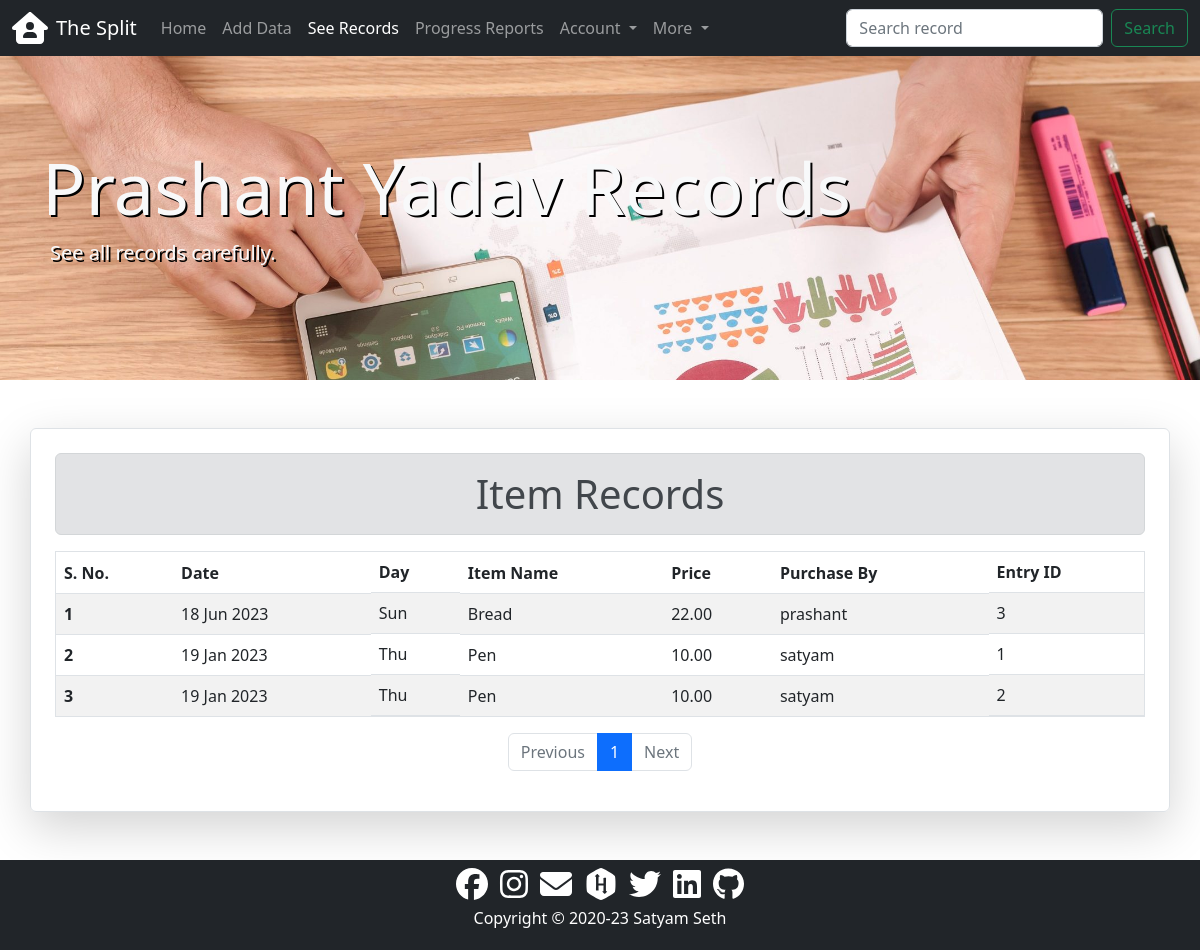
The page /records/records/ (signed in) on the database its author committed.
### records/models.py (models this page shows, shortened)
class Record(models.Model):
    item = models.CharField(max_length=50)
    price = models.DecimalField(
        decimal_places=2,
        max_digits=7,
        validators=[
            MinValueValidator(
                Decimal("0.01"),
            ),
        ],
    )
    purchaser = models.ForeignKey(
        to=settings.AUTH_USER_MODEL,
        on_delete=models.CASCADE,
        related_name="purchaser",
    )
    adder = models.ForeignKey(
        to=settings.AUTH_USER_MODEL,
        on_delete=models.SET_NULL,
        related_name="adder",
        null=True,
    )
    purchase_date = models.DateField()
    modified_on = models.DateTimeField(auto_now=True)
    created_on = models.DateTimeField(auto_now_add=True)

### records/views.py (the view)
# urls.py: path("records/", views.RecordListView.as_view(), name="records"),
class RecordListView(ListView):
    model = Record
    paginate_by = 20
    paginate_orphans = 10
    ordering = ["-purchase_date"]
    extra_context = {"records_active": "active"}

### records/templates/records/record_list.html (shortened to what this page needs)
{% extends 'core/base.html' %}
{% load static %}
{% block css %}
<link rel="stylesheet" href="{% static 'records/css/style.css' %}">
{% endblock %}
{% block content %}
<div class="container-fluid py-5 my-5 {% if records_active %} records {% endif %}" {% if not records_active %} style="background-image: url('{{user.profile.cover_photo.url}}');" {% endif %}>
  <div class="container py-5 text-light">
    <div>
      <h1 class="display-2">{{user.get_full_name|title}} Records</h1>
    </div>
    <div class="lead">
      <p class="ps-2">See all records carefully.</p>
    </div>
  </div>
</div>
<div class="container shadow-lg p-4 mb-5 rounded border">
  <h1 class="text-center alert alert-secondary">Item Records</h1>
  {% if record_list %}
  <div class="table-responsive">
    <table class="table table-hover table-striped border">
      <thead>
        <tr>
          <th scope="col">S. No.</th>
          <th scope="col">Date</th>
          <th scope="col" class="d-none d-sm-block">Day</th>
          <th scope="col">Item Name</th>
          <th scope="col">Price</th>
          <th scope="col">Purchase By</th>
          <th scope="col" class="d-none d-sm-block">Entry ID</th>
        </tr>
      </thead>
      <tbody>
        {% for record in record_list %}
        <tr>
          <th scope="row">{{forloop.counter0|add:page_obj.start_index }}</th>
          <td>{{record.purchase_date|date:"d M Y"}}</td>
          <td class="d-none d-sm-block">{{record.purchase_date|date:"D"}}</td>
          <td>{{record.item|capfirst}}</td>
          <td>{{record.price}}</td>
          <td>{{record.purchaser}}</td>
          <td class="d-none d-sm-block">{{record.id}}</td>
        </tr>
        {% endfor %}
      </tbody>
    </table>
    <div>
      {% include 'core/pagination.html' %}
    </div>
  </div>
  {% else %}
  <h4 class="text-center alert alert-warning">No Records Found</h4>
  {% endif %}
</div>
{% endblock content %}

### records/static/records/css/style.css (style rules this page uses)
.records { background-image: url("../images/records.jpg"); background-color: dimgrey; background-size: cover; height: 100%; text-shadow: 2px 2px black; }

### rows shown on the page
Record: purchase_date "18 Jun 2023", purchase_date "Sun", item "Bread", price "22.00", purchaser "prashant", id "3"
Record: purchase_date "19 Jan 2023", purchase_date "Thu", item "Pen", price "10.00", purchaser "satyam", id "1"
Record: purchase_date "19 Jan 2023", purchase_date "Thu", item "Pen", price "10.00", purchaser "satyam", id "2"

### other values the page prints
{{ user.get_full_name|title }} "Prashant Yadav"
{{ i }} "1"
